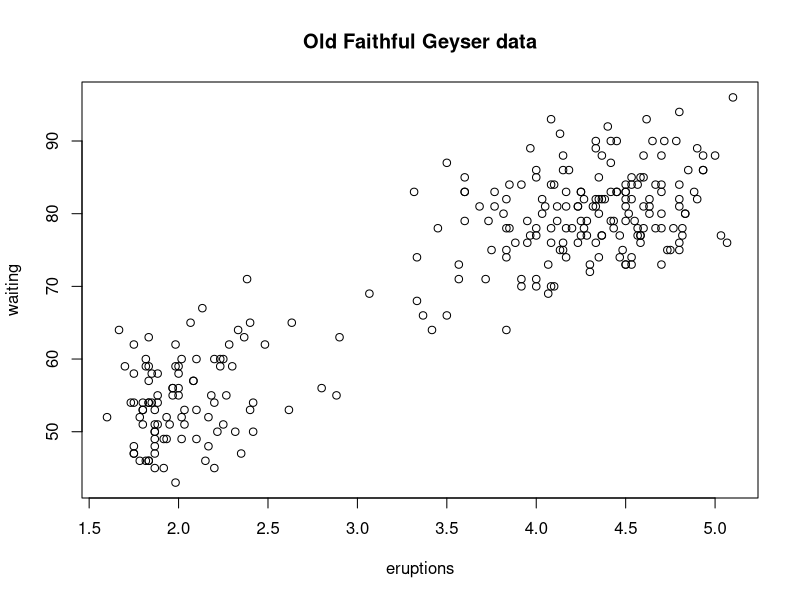
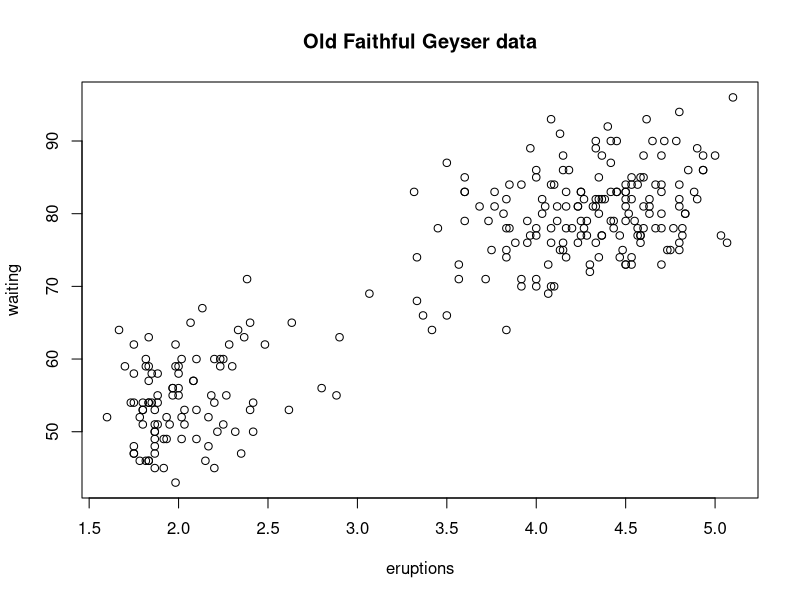

Reproduce these figures in R, in order.
# open pdf device
pdf(file="myplot.pdf")
# create plot and send it to a file
with(faithful, plot(eruptions, waiting))
# annotate plot
title(main="Old Faithful Geyser data")
# close pdf file device
dev.off()


# copy plot from screen to file
library(datasets)
# create plot and send it to a file
with(faithful, plot(eruptions, waiting))
# annotate plot
title(main="Old Faithful Geyser data")
# copy to device
dev.copy(png, file="geyserplot.png")
# close device
dev.off()
